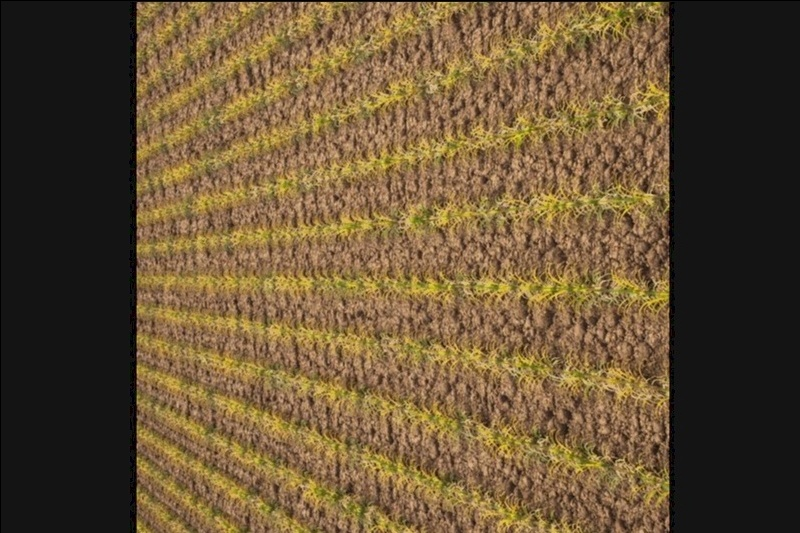
#> input picture backend/dataset/low/low1_aug0_aug0_aug29.jpg, 800 x 533 px
$ python train_model.py
#> lines starting #> are read from the running program, lines starting #| are printed output that depends on the picture; after the words box and inside, x2 and y2 are one past the last pixel; in counts of white or black regions, pixels touching at a corner belong together
### backend/ml_model/feature_extraction.py
import cv2
import numpy as np
from typing import Tuple

def extract_greenery_features(image_path: str) -> Tuple[np.ndarray, float]:
    """
    Extract features for greenery detection from an image.
    Args:
        image_path (str): Path to the image file
    Returns:
        features (np.ndarray): Feature vector for ML model
        greenery_percentage (float): Percentage of green pixels
    """
    img = cv2.imread(image_path)
#> img is the input picture: shape (533, 800, 3); mean B, G, R 53.2, 82.4, 102.9
    if img is None:
        raise ValueError(f"Could not read image: {image_path}")
    hsv = cv2.cvtColor(img, cv2.COLOR_BGR2HSV)
#> hsv: shape (533, 800, 3); mean H, S, V 13.3, 92.1, 102.9
    lower_green = np.array([35, 40, 40])
    upper_green = np.array([85, 255, 255])
    mask = cv2.inRange(hsv, lower_green, upper_green)
#> mask: shape (533, 800); every value is 0
    green_pixels = np.sum(mask > 0)
#> green_pixels = 0
    total_pixels = mask.size
#> total_pixels = 426400
    greenery_percentage = 100.0 * green_pixels / total_pixels
#> greenery_percentage = 0
    mean = np.mean(mask)
#> mean = 0
    std = np.std(mask)
#> std = 0
    # Pseudo-NDVI calculation using Red and Green channels
    img_float = img.astype(np.float32)
    R = img_float[:, :, 2]
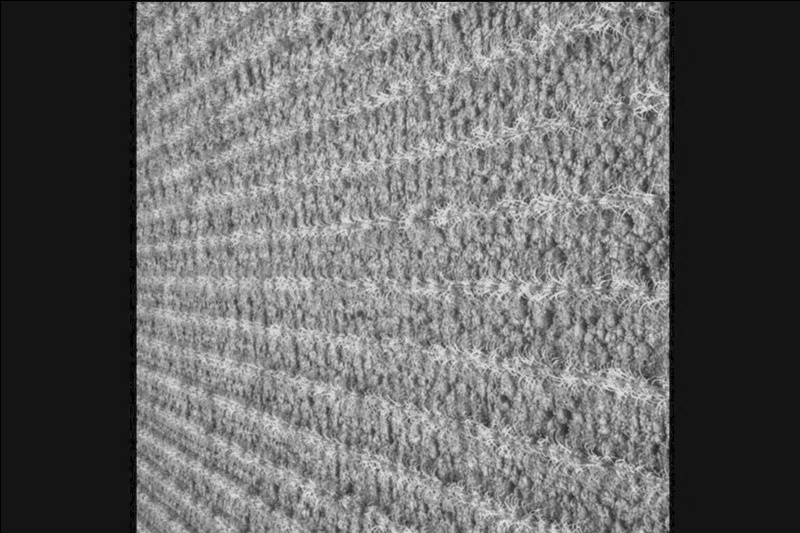
#> R: shape (533, 800) float32; min 0, max 228, mean 102.9
    G = img_float[:, :, 1]
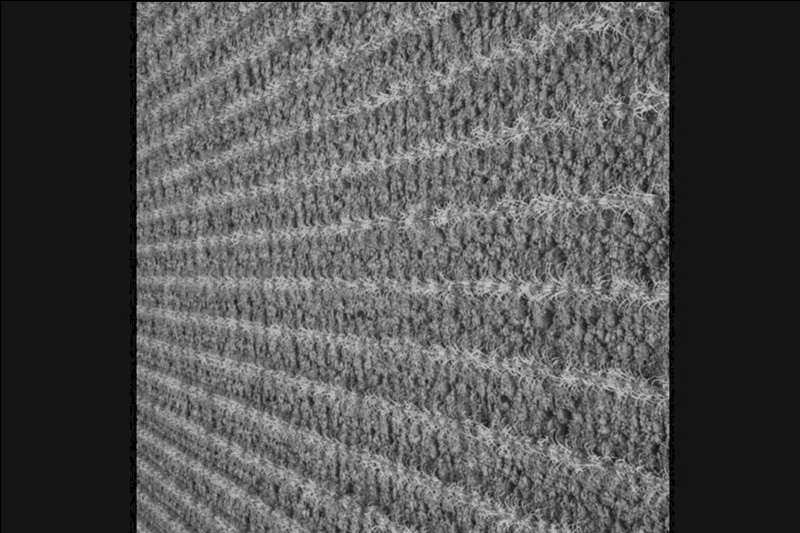
#> G: shape (533, 800) float32; min 0, max 206, mean 82.4
    pseudo_ndvi = (G - R) / (G + R + 1e-5)
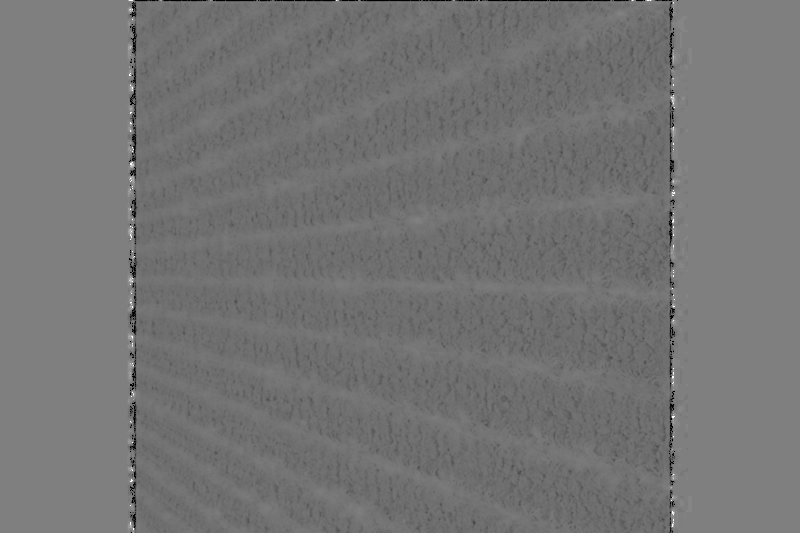
#> pseudo_ndvi: shape (533, 800) float32; min -1, max 1, mean -0.088; drawn with min black and max white
    mean_ndvi = float(np.mean(pseudo_ndvi))
#> mean_ndvi = -0.088
    features = np.array([mean, std, greenery_percentage, mean_ndvi])
#> features = [0, 0, 0, -0.088]
    return features, greenery_percentage, mean_ndvi

### backend/ml_model/train_model.py
import os
import cv2
import numpy as np
from sklearn.ensemble import RandomForestClassifier
from sklearn.model_selection import train_test_split
from sklearn.metrics import classification_report
import joblib
from feature_extraction import extract_greenery_features

def load_dataset(dataset_dir):
    X, y = [], []
    label_map = {'low': 0, 'medium': 1, 'high': 2}
    for label_name, label in label_map.items():
        class_dir = os.path.join(dataset_dir, label_name)
        if not os.path.isdir(class_dir):
            continue
        for fname in os.listdir(class_dir):
            if fname.lower().endswith(('.jpg', '.jpeg', '.png')):
                img_path = os.path.join(class_dir, fname)
                try:
                    features, _, _ = extract_greenery_features(img_path)
#> features = [0, 0, 0, -0.088]
#> pass 3 of the loop in load_dataset, `for label_name, label in label_map.items():`:
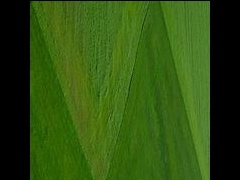
#> input picture backend/dataset/high/high1_aug0_aug33.jpg, 240 x 180 px
#> in extract_greenery_features, img is the input picture: shape (180, 240, 3); mean B, G, R 15.8, 80.3, 47.2
#> hsv: shape (180, 240, 3); mean H, S, V 39.2, 175.1, 80.4
#> in extract_greenery_features (call 2), `mask = cv2.inRange(hsv, lower_green, upper_green)`:
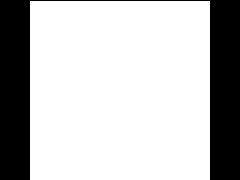
#> mask: shape (180, 240); 74.6% white; 1 black region, box (x1, y1, x2, y2) and area: (0, 0, 240, 180) 10980
#> green_pixels = 32220
#> greenery_percentage = 74.58
#> mean = 190.2
#> std = 111
#> img_float: shape (180, 240, 3) float32
#> R: shape (180, 240) float32
#> G: shape (180, 240) float32
#> in extract_greenery_features (call 2), `pseudo_ndvi = (G - R) / (G + R + 1e-5)`:
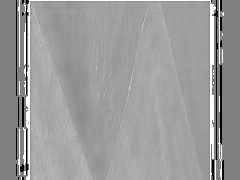
#> pseudo_ndvi: shape (180, 240) float32; min -1, max 1, mean 0.217; drawn with min black and max white
#> mean_ndvi = 0.217
#> in extract_greenery_features (call 2), `features = np.array([mean, std, greenery_percentage, mean_ndvi])`: features = [190.2, 111, 74.58, 0.217]
                    X.append(features)
                    y.append(label)
                except Exception as e:
                    print(f"Skipping {img_path}: {e}")
    return np.array(X), np.array(y)

def main():
    dataset_dir = os.path.join(os.path.dirname(__file__), '..', 'dataset')
    X, y = load_dataset(dataset_dir)
#> X = [[0, 0, 0, -0.088], [190.2, 111, 74.58, 0.217]]; y = [0, 2]
    if len(X) == 0:
        print("No data found. Please add images to the dataset directory.")
        return
    X_train, X_test, y_train, y_test = train_test_split(X, y, test_size=0.2, random_state=42)
#> X_train = [[0, 0, 0, -0.088]]; X_test = [[190.2, 111, 74.58, 0.217]]; y_train = [0]; y_test = [2]
    clf = RandomForestClassifier(n_estimators=100, random_state=42)
    clf.fit(X_train, y_train)
    y_pred = clf.predict(X_test)
#> y_pred = [0]
    print(classification_report(y_test, y_pred))
#|               precision    recall  f1-score   support
#|            0       0.00      0.00      0.00       0.0
#|            2       0.00      0.00      0.00       1.0
#|     accuracy                           0.00       1.0
#|    macro avg       0.00      0.00      0.00       1.0
#| weighted avg       0.00      0.00      0.00       1.0
    model_path = os.path.join(os.path.dirname(__file__), 'greenery_model.joblib')
    joblib.dump(clf, model_path)
    print(f"Model saved to {model_path}")

if __name__ == "__main__":
    main()
